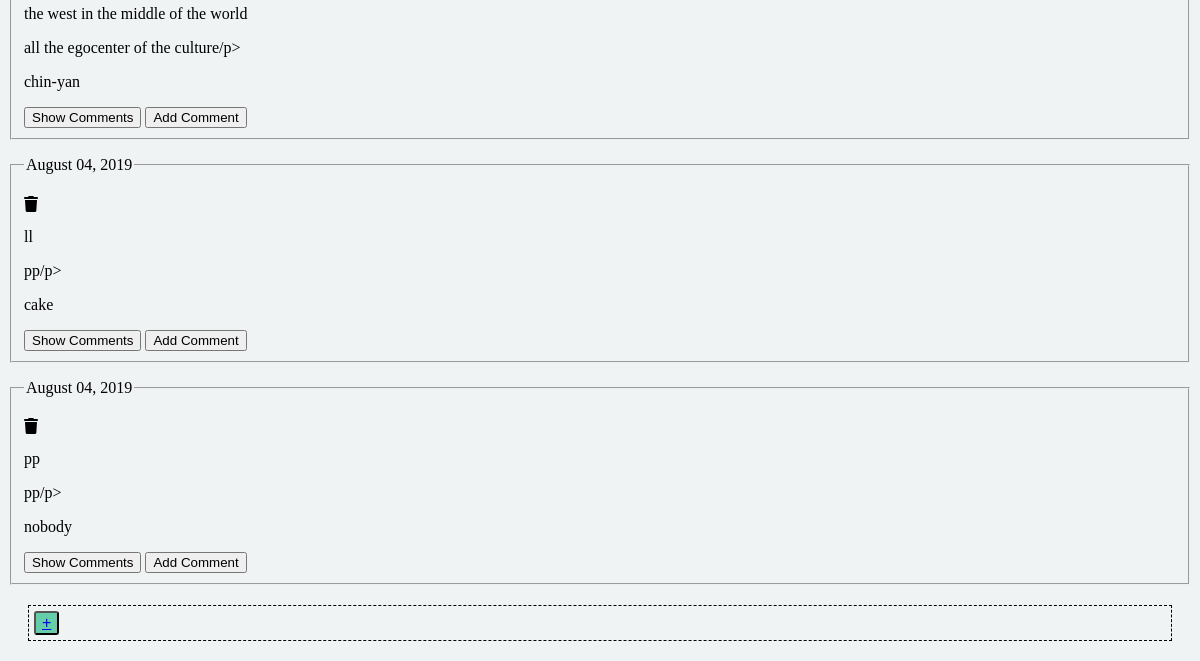
The app's page /socialBoard/ (signed in, lower part), older data.
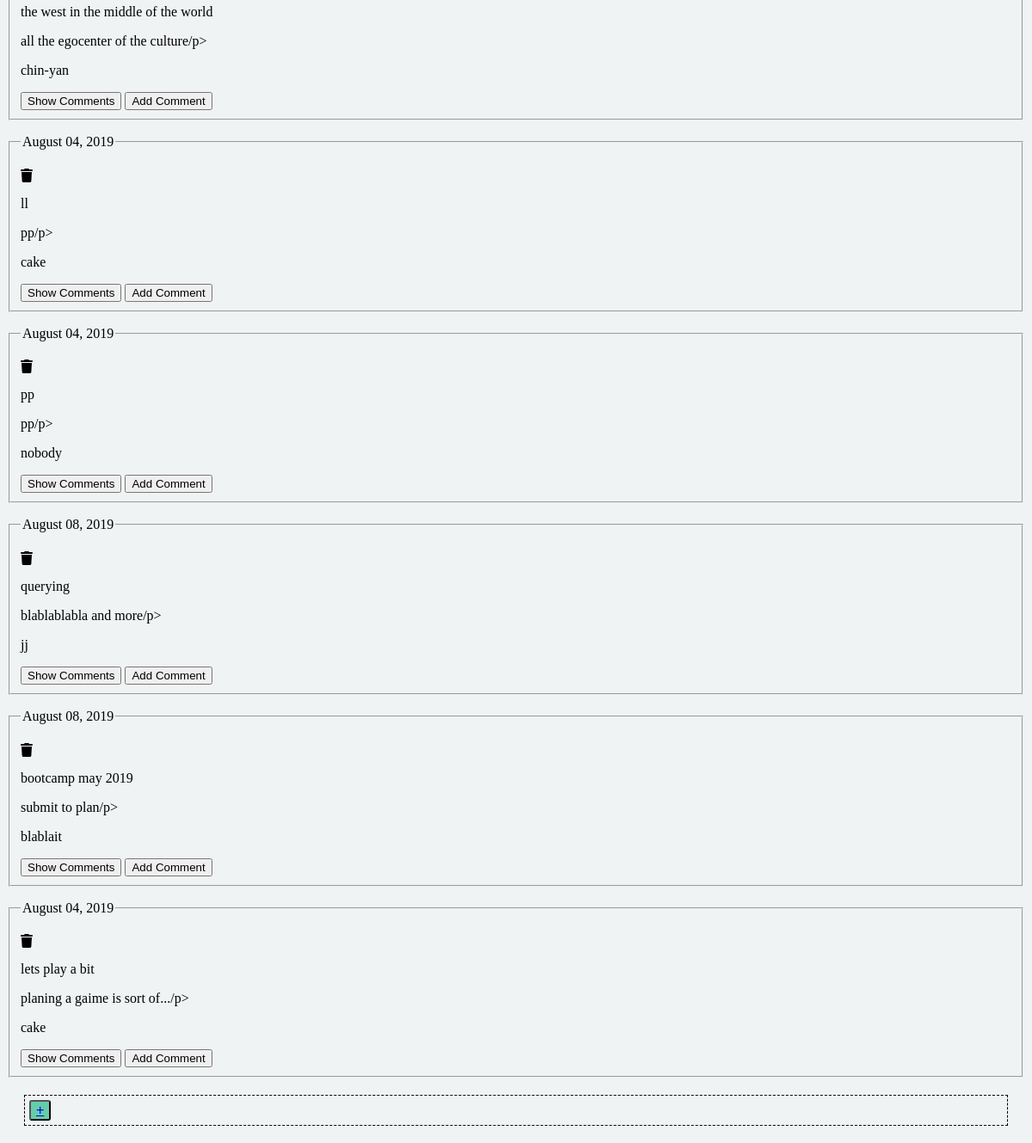
The same page, newer data.
### socialBoard/models.py (models this page shows, shortened)
class Post(models.Model):
    title = models.CharField(max_length=120)
    pub_date = models.DateTimeField('date published')
    content = models.CharField(max_length=500)
    author = models.CharField(max_length = 24)

### socialBoard/views.py (the view)
@login_required
def index(request):
    context = {"posts": get_posts()}
    return render(request,'socialBoard/index.html',context)

### socialBoard/views.py (called while the page is built)
def get_posts():
    return Post.objects.all()

### socialBoard/templates/socialBoard/index.html (shortened to what this page needs)
{%  load static %}
<html lang="en" class="gr__cryptic-plains-74549_herokuapp_com fa-events-icons-ready">
<head>
    <link rel="stylesheet" type="text/css" href="/static/bootstrap/css/bootstrap.min.css">
    <link rel="stylesheet" type="text/css" href="/static/css/style.css">
    <link href="https://stackpath.bootstrapcdn.com/font-awesome/4.7.0/css/font-awesome.min.css" rel="stylesheet"
>
    <link href="https://use.fontawesome.com/082397c0ed.css" media="all" rel="stylesheet">
</head>
<body data-gr-c-s-loaded="true">
    <div class="board">
        <div id="row">
            {% if posts %}
            {% for p in posts %}
            <fieldset class="post_div center-block">
                <legend>
                    <p class="pubdate">{{p.pub_date | date:"F d, Y "}}</p>
                </legend>
                <a class="delete_post" id="{{p.id}}"><i class="fa fa-trash" aria-hidden="true"></i></a>
                <p class="posttitle">{{p.title}}</p>
                <p class="postmsg">{{p.content}}/p>
                    <p class="postauthor">{{p.author}}</p>
                    <button class="showcomments btn " id="showcomment_{{p.id}}">Show Comments</button>
                    <button class="addcomment btn" id="add_{{p.id}}">Add Comment</button>
            </fieldset>
            {% endfor %}
            <div id="add-post"><button id="btn-add-post">
                    <a href="{% url 'new_post' %}">+</a></button></div>
            {% else %}
            <p>There are no posts yet...</p>
            {% endif%}
        </div>
    </div>
</body>
</html>

### socialBoard/static/socialBoard/css/style.css (style rules this page uses)
body { background-color: rgb(240, 243, 243) }
#add-post { border: 1px dashed black; margin: 20px; padding: 5px; }
#btn-add-post { font: font awesome plus; font-size: 16px; background-color: #66cdaa; color: white; cursor: pointer; border-radius: 3px; }

Row changes from the older to the newer data that the page shows:
added Post: pub_date "August 08, 2019", title "querying", content "blablablabla and more", author "jj"
added Post: pub_date "August 08, 2019", title "bootcamp may 2019", content "submit to plan", author "blablait"
added Post: pub_date "August 04, 2019", title "lets play a bit", content "planing a gaime is sort of...", author "cake"
